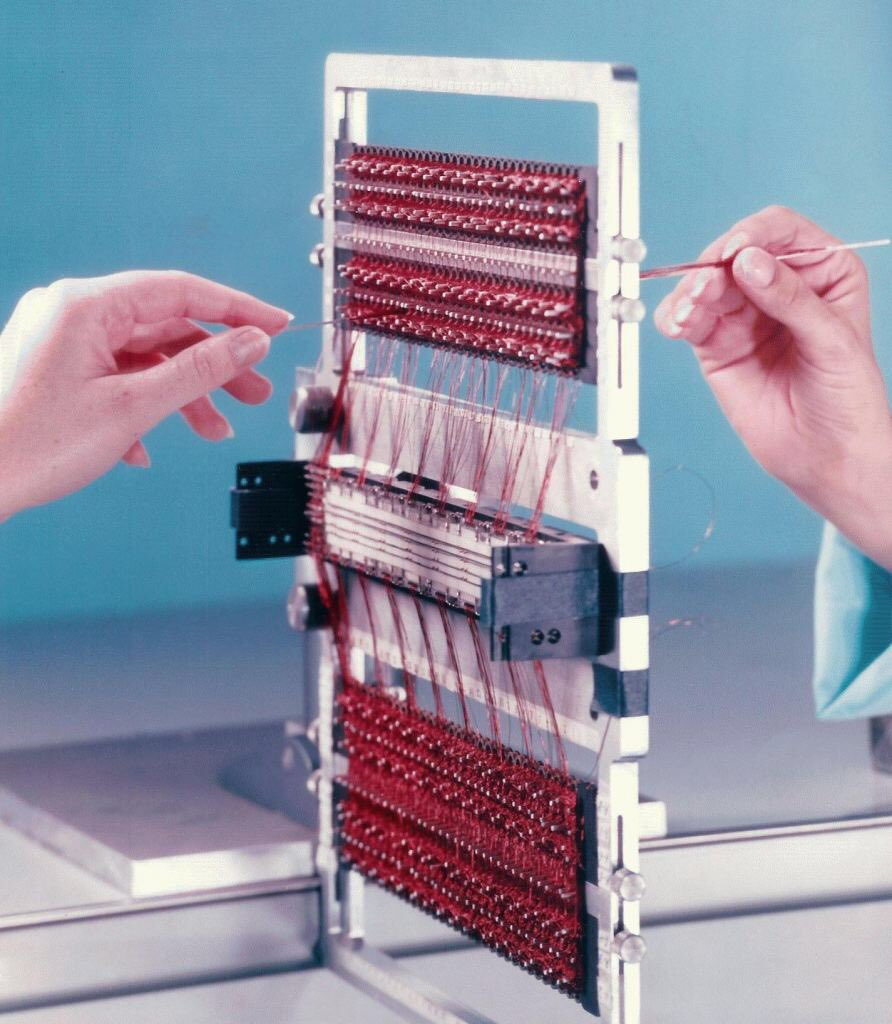
#> input picture unit-1/unit1-project/algae/1.jpg, 892 x 1024 px
$ python all-together.py 1.jpg 2.jpg 2.jpg 2.jpg
#> lines starting #> are read from the running program, lines starting #| are printed output that depends on the picture
import sys
from PIL import Image

# if len(sys.argv) != 3:
#     exit("This program requires two arguments: the name of two image files to combine.")


# open both images
img1 = Image.open("1.jpg" )
#> img1 is the input picture: PIL image 892x1024 RGB; mean R, G, B 144.1, 146.7, 164.5
img2 = Image.open("2.jpg")
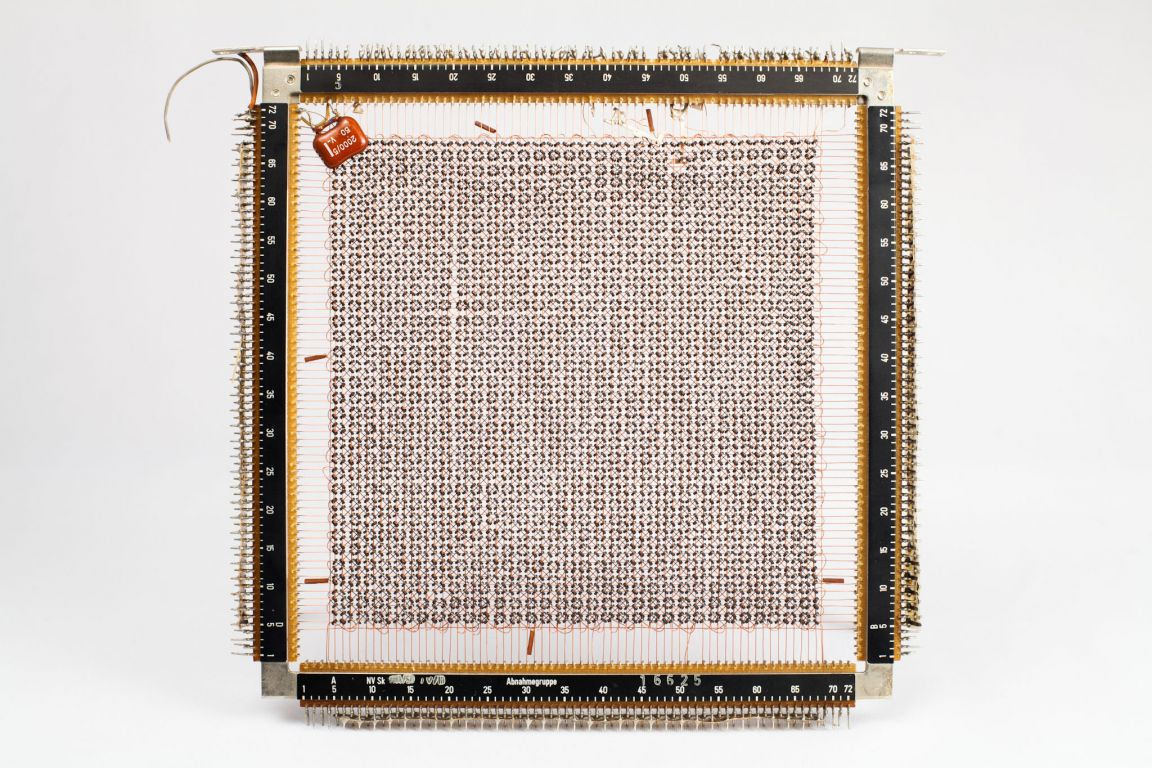
#> input picture unit-1/unit1-project/algae/2.jpg, 1152 x 768 px
#> img2 is the input picture: PIL image 1152x768 RGB; mean R, G, B 206.1, 197.3, 191.6

img1.convert("RGBA")
img2.convert("RGBA")

# resize both images so they are no bigger than 400x400
# but preserve the original aspect ratio
img1.resize( (400,400) )
img2.resize( (400,400) )

# make a new image 600x600, with a white background
# Note that this image now has an "alpha" component
new_image = Image.new( "RGBA", (400,400), "white" )
#> new_image: PIL image 400x400 RGBA; every value is 255

img1.putalpha(128)
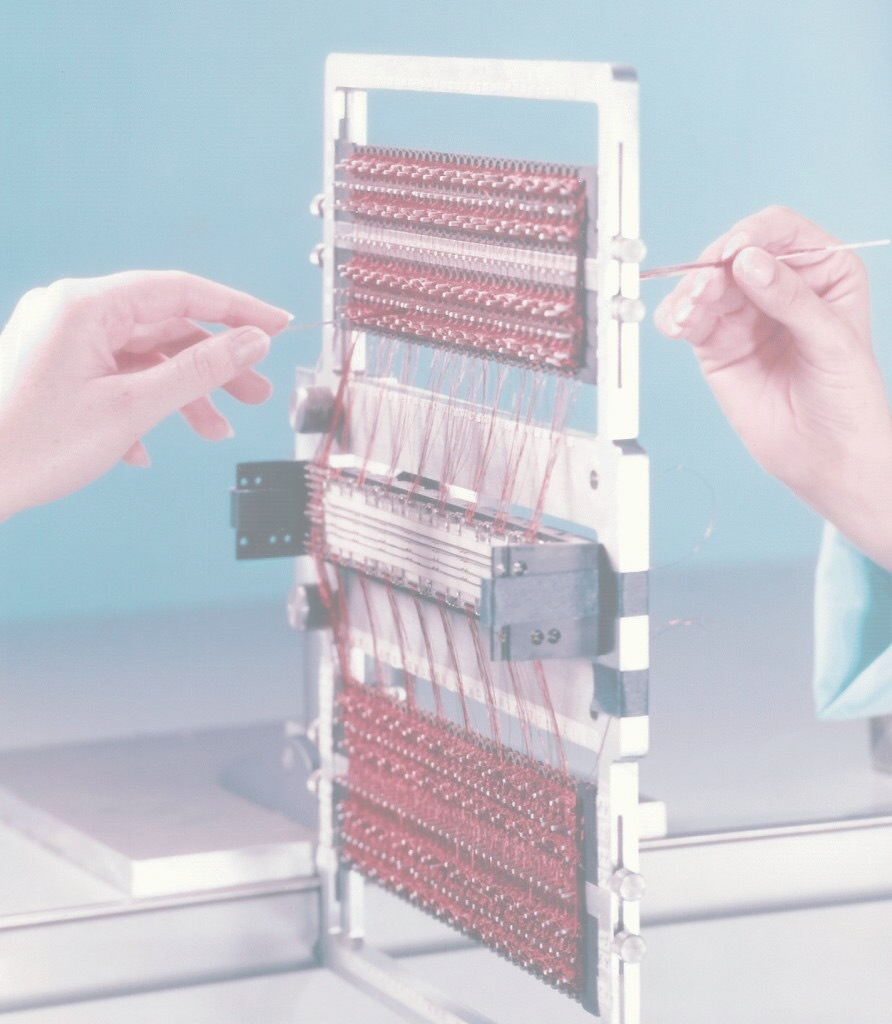
#> img1: PIL image 892x1024 RGBA; mean R, G, B, A 144.1, 146.7, 164.5, 128; transparent parts drawn white
img2.putalpha(128)
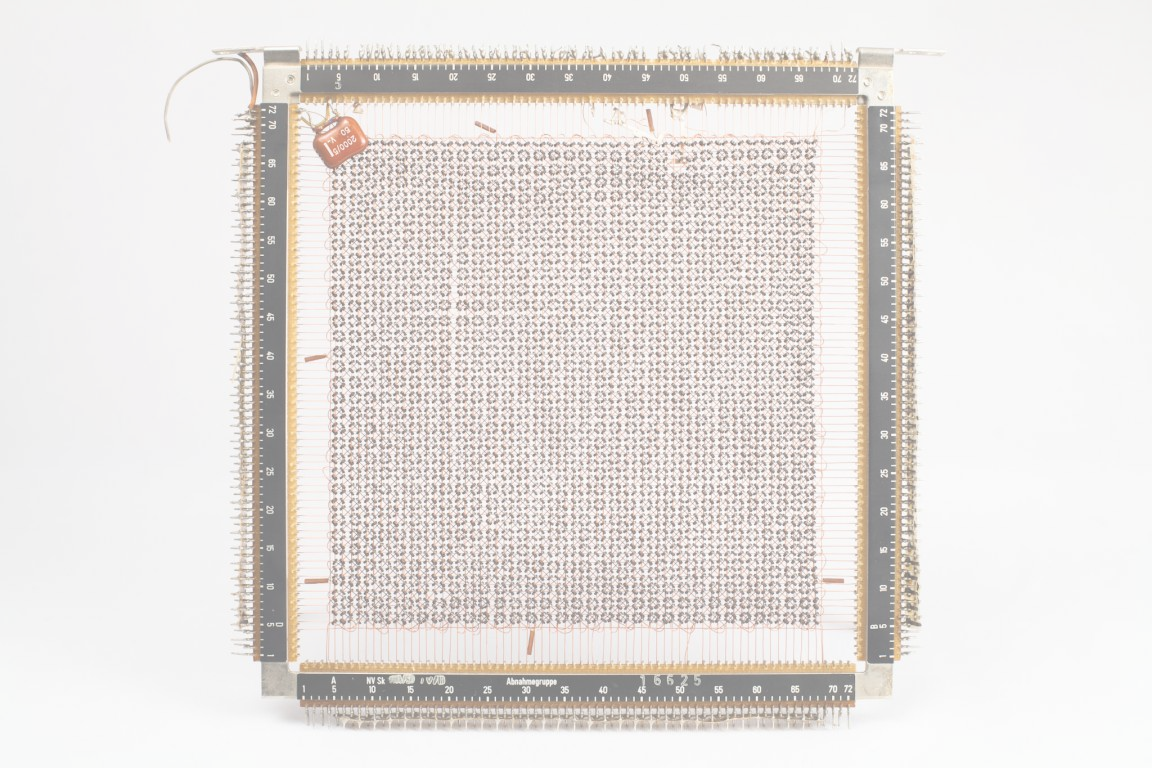
#> img2: PIL image 1152x768 RGBA; mean R, G, B, A 206.1, 197.3, 191.6, 128; transparent parts drawn white
# paste in the first image to the upper-left corner (0,0)
new_image.paste(img1, (0,0))
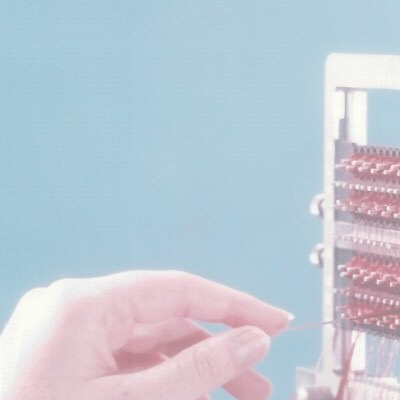
#> new_image: PIL image 400x400 RGBA; mean R, G, B, A 127.2, 150.9, 173.6, 128; transparent parts drawn white
# new_image.alpha_composite(img1, (0,0) )

# add some transparency (alpha) to the second image


# paste in the second image, preserving its new transparency
new_image.alpha_composite(img2, (0,0) )
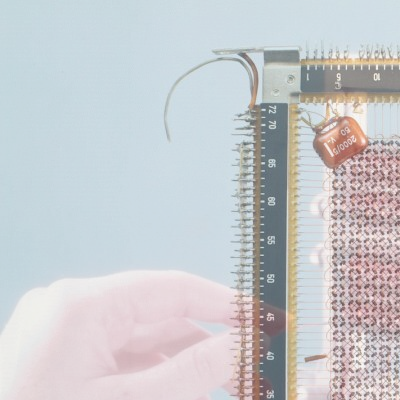
#> new_image: PIL image 400x400 RGBA; mean R, G, B, A 182.1, 184.8, 189.1, 192; transparent parts drawn white

# save the resulting image
# Note that we must convert it to RGB with no alpha to save it as a JPEG
new_image.convert("RGB").save("new.jpg")
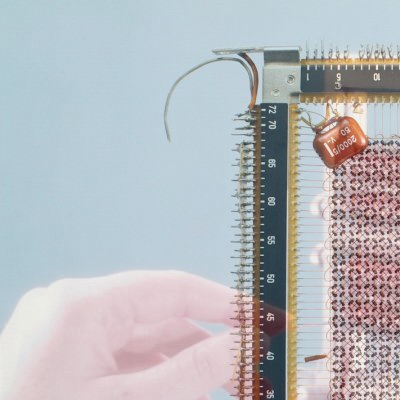
#> saved as new.jpg: PIL image 400x400 RGB; mean R, G, B 182.1, 184.8, 189.1

# Alternatively, we could have avoided converting by saving it to a
# PNG like this (since PNGs allow alpha):
# new_image.save("new.png")


# import sys
# from PIL import Image


# ### Part 1 review
# ## first 100 x 100
# ## then test 400 x 400

# # img = Image.new("RGB", (400,400) )

# # for y in range(400):

# #     for x in range(400):

# #         r = 0
# #         g = 0
# #         b = 0
# #         if x % 150 > 25:
# #             print("for pixel at coordinate "+ str(y) + " " + str(x) + " make the Red channel 120")
# #             r = 120

# #         if y % 40 > 25:
# #             print("for pixel at coordinate "+ str(y)  + " " + str(x) + " make the Blue channel 15")
# #             b = 15

# #         if x % 150 > 50 and y % 150 > 50:
# #             print("for pixel at coordinate "+ str(y)  + " " + str(x) + " make the Green channel 255")
# #             g = 255


# #         pixel = (r, g, b)
# #         print(x,y,pixel)
# #         img.putpixel( (x,y), pixel )

# # img.save("part-1-review.jpg")


# # ### Part 2 review

# if len(sys.argv) != 3:
#     exit("This program requires two arguments: the name of two image files to combine.")

# # open both images
# img1 = Image.open()
# img2 = Image.open( sys.argv[2] )

# # resize both images so they are no bigger than 800 x 400
# # don't preserve aspect ration , just crop
# img1.resize( (800,400) )
# img2.resize( (800,400) )
# img1.convert("RGBA")
# img2.convert("RGBA")
# # make a new image 600x600, with a white background
# # Note that this image now has an "alpha" component
# ## make 800 width by 400 height
# new_image = Image.new( "RGBA", (800,400), "red" )

# img1.putalpha(220)
# img2.putalpha(50)

# # paste in the first image to the upper-left corner (0,0)
# new_image.paste(img1, (0,0) )

# # dont composite but just add image without transparency
# # new_image.paste(img2, (400,0) )

# # paste in the second image, preserving its new transparency
# new_image.alpha_composite(img2, (200,50) )

# # save the resulting image
# # Note that we must convert it to RGB with no alpha to save it as a JPEG
# new_image.convert("RGB").save("algo-1-final.jpg")


emptyImage = Image.new("RGB", (400,400) )
#> emptyImage: PIL image 400x400 RGB; every value is 0

for y in range(400):

    for x in range(400):

        pixel = (x % 255, 0, y % 255)


        emptyImage.putpixel( (x,y), pixel )
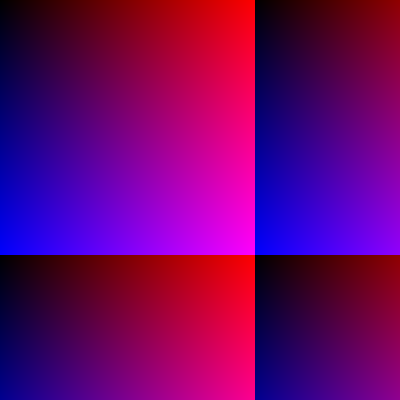
#> emptyImage: PIL image 400x400 RGB; mean R, G, B 107.1, 0, 107.1

emptyImage.save("new-random-image.jpg")


# # # ### 1 ... LANCZOS? try w/o
# # if len(sys.argv) != 5:
# #     exit("This program requires four arguments")

# # # Open images
# # images = [Image.open(arg) for arg in sys.argv[1:]]

# # # Create a new blank image with a white background
# # collage_width = 600
# # collage_height = 600
# # collage = Image.new("RGB", (collage_width, collage_height), (255, 255, 255))

# # # Calculate positions for each image
# # positions = [(0, 0), (300, 0), (0, 300), (300, 300)]

# # for i, img in enumerate(images):
# #     # Resize each image to cover half of the collage space
# #     img = img.resize((300, 300), Image.LANCZOS)
# #     collage.paste(img, positions[i])

# # collage.save("collage-1.jpg")


# # 3
# # if len(sys.argv) != 5:
# #     exit("This program requires 4 arguments: the name of 4 image files to combine.")

# # img1 = Image.open( sys.argv[1] )
# # img2 = Image.open( sys.argv[2] )
# # img3 = Image.open( sys.argv[3] )
# # img4 = Image.open( sys.argv[4] )

# # img1.thumbnail( (200, 200) )
# # img2.thumbnail( (200, 200) )
# # img3.thumbnail( (200, 200) )
# # img4.thumbnail( (200, 200) )

# # new_image = Image.new( "RGBA", (200, 200), "black" )

# # new_image.paste(img1, (0,0) )

# # img2.putalpha(120)
# # img3.putalpha(90)
# # img4.putalpha(100)

# # new_image.alpha_composite(img2, (0,0) )
# # new_image.alpha_composite(img3, (0,0) )
# # new_image.alpha_composite(img4, (0,0) )

# # new_image.save("collaging1-saved-for-demo.png")


# # # ## 2 use with images 1/2/3/4, in original only uses 2,3,4
# # img1 = Image.open( sys.argv[1] )
# # img2 = Image.open( sys.argv[2] )
# # img3 = Image.open( sys.argv[3] )
# # img4 = Image.open( sys.argv[4] )

# # ### next resize  images so they are no bigger than 400x400
# # # but preserve the original aspect ratio
# # img1.thumbnail( (400,400) )
# # img2.thumbnail( (400,400) )
# # img3.thumbnail( (400,400) )
# # img4.thumbnail( (400,400) )

# # new_image = Image.new( "RGBA", (400,400), "white" )
# # # img1.putalpha(128)
# # img2.putalpha(128)
# # img3.putalpha(225)
# # img4.putalpha(45)
# # # new_image.alpha_composite(img1, (0,0) )
# # new_image.alpha_composite(img2, (0,0) )
# # new_image.alpha_composite(img3, (0,0) )
# # new_image.alpha_composite(img4, (0,0) )
# # new_image.convert("RGB").save("new-saved-for-demooo.png")


# ### broken code, missing put alpha for first image


# # if len(sys.argv) != 3:
# #     exit("This program requires two arguments: the name of two image files to combine.")

# # img1 = Image.open( sys.argv[1] )
# # img2 = Image.open( sys.argv[2] )


# # img1.thumbnail( (400,400) )
# # img2.thumbnail( (400,400) )

# # # make a new image 600x600, with a white background
# # # Note that this image now has an "alpha" component
# # new_image = Image.new( "RGBA", (400,400), "white" )


# # new_image.paste(img1, (0,0) )

# # img2.putalpha(180)

# # new_image.alpha_composite(img2, (0,0) )

# # new_image.convert("RGB").save("overlay-transparent3.jpg")


# # if len(sys.argv) != 3:
# #     exit("This program requires two arguments: the name of two image files to combine.")

# # # open both images
# # img1 = Image.open( sys.argv[1] )
# # img2 = Image.open( sys.argv[2] )

# # img1.convert("RGBA")
# # img2.convert("RGBA")

# # # resize both images so they are no bigger than 400x400
# # # but preserve the original aspect ratio
# # img1.thumbnail( (400,400) )
# # img2.thumbnail( (400,400) )

# # # make a new image 600x600, with a white background
# # # Note that this image now has an "alpha" component
# # new_image = Image.new( "RGBA", (150,150), "white" )

# # ## rae changed 400 to 150

# # # paste in the first image to the upper-left corner (0,0)
# # new_image.paste(img1, (0,0) )

# # # add some transparency (alpha) to the second image
# # img2.putalpha(128)


# # # paste in the second image, preserving its new transparency
# # new_image.alpha_composite(img2, (0,0))
# # ## rae used tuple instead of img1 here


# # # save the resulting image
# # # Note that we must convert it to RGB with no alpha to save it as a JPEG
# # new_image.convert("RGB").save("overlay-transparent-again.jpg")


# # if len(sys.argv) != 3:
# #     exit("This program requires two arguments: the name of two image files to combine.")

# # # open both images
# # img1 = Image.open( sys.argv[1] )
# # img2 = Image.open( sys.argv[2] )

# # # resize both images so they are no bigger than 400x400
# # # but preserve the original aspect ratio
# # img1.thumbnail( (400,400) )
# # img2.thumbnail( (400,400) )

# # # make a new image 600x600, with a white background
# # # Note that this image now has an "alpha" component
# # new_image = Image.new( "RGBA", (400,260), "white" )

# # # paste in the first image to the upper-left corner (0,0)
# # new_image.paste(img1, (0,0) )

# # # add some transparency (alpha) to the second image
# # img2.putalpha(150)

# # # paste in the second image, preserving its new transparency
# # new_image.alpha_composite(img2, (0,0) )

# # # save the resulting image
# # # Note that we must convert it to RGB with no alpha to save it as a JPEG
# # new_image.convert("RGB").save("overlay-transparent-again-again.jpg")
